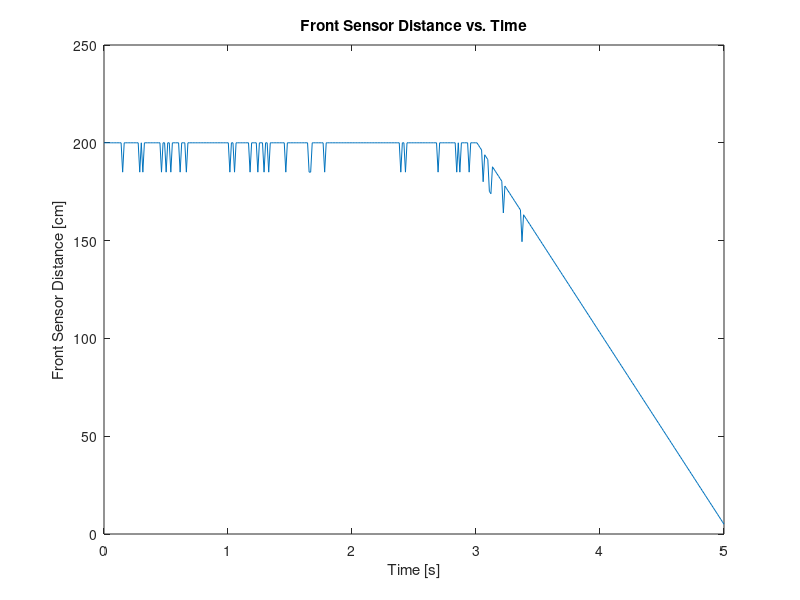

Write the MATLAB code that produced this figure.
N = 400;
t = linspace(0,5,N);
d = horzcat(ones(1,N*3/5)*200, linspace(200,5,N*2/5));

for n = [1:N*7/10]
   if rand() < 0.11
      d(n) = d(n) - 15;
   end
end


plot(t,d);
title('Front Sensor Distance vs. Time');
axis([0 5 0 250]);
xlabel('Time [s]');
ylabel('Front Sensor Distance [cm]');
